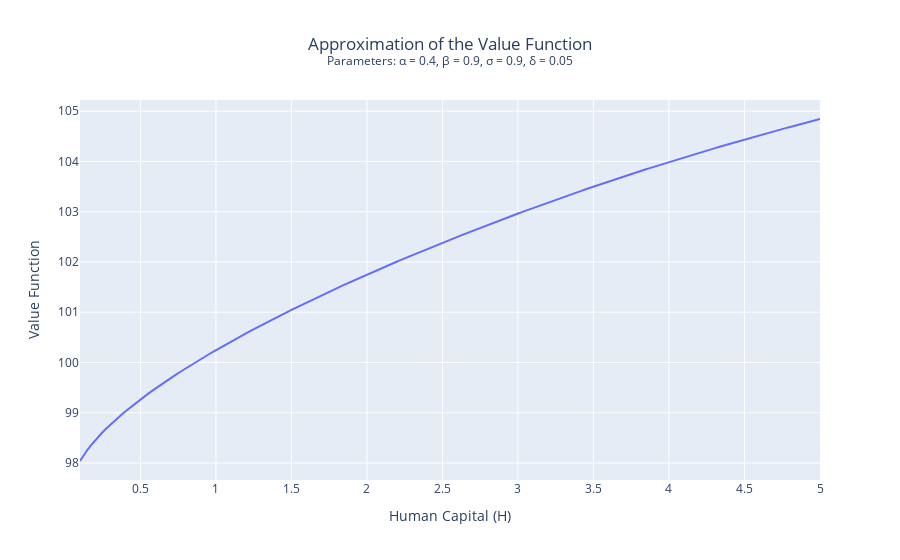

The cell this chart's notebook holds for it:
### Markdown cell above
## 2.1 Value function

### Code cell
H_min, H_max, H_points = 0.1, 5, 200
H_values = np.linspace(H_min, H_max, H_points)

plot_graph(
    variable1 = (H_values, V, "approximated value function"),
    xaxis_title='Human Capital (H)',
    yaxis_title='Value Function',
    title="Approximation of the Value Function<br><sup>Parameters: α = 0.4, β = 0.9, σ = 0.9, δ = 0.05</sup>"
)

### Figure 1 — Plotly figure (JSON) as saved in the notebook; plotly's stock layout.template omitted (floating-point values rounded to 4 significant figures; data arrays with more than 128 entries replaced by an {"elided": "..."} marker saying what was removed)
{"data": [{"mode": "lines", "name": "approximated value function", "type": "scatter", "x": {"elided": "200 float values"}, "y": {"elided": "200 float values"}}], "layout": {"showlegend": false, "title": {"text": "Approximation of the Value Function<br><sup>Parameters: α = 0.4, β = 0.9, σ = 0.9, δ = 0.05</sup>", "x": 0.5, "xanchor": "center"}, "xaxis": {"title": {"text": "Human Capital (H)"}}, "yaxis": {"title": {"text": "Value Function"}}}}
